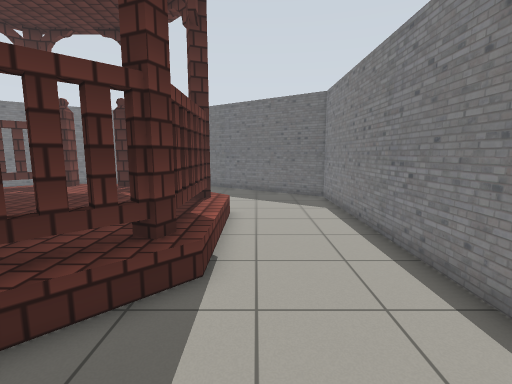
View 1 (above)

19 first-person views from a walk through a world built for the Gazebo simulator. The camera is 1.2 m above the floor, tilts 8° down and sees 85° across. The floor is counted in squares, 0.5 m on a side. Each view is taken from the middle of a square. On the plan, view 1 faces up. The plan holds only what a view shows up to about 18 squares ahead; the rest is blank. Some surface patterns are stand-ins.

View 2
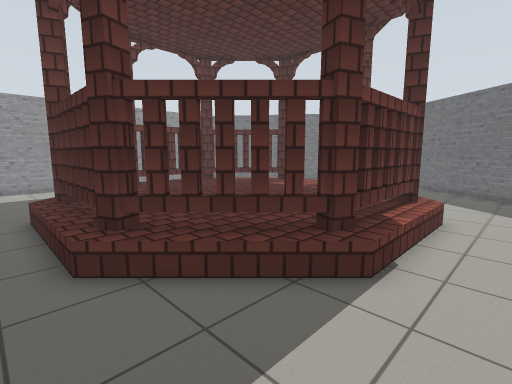

View 3
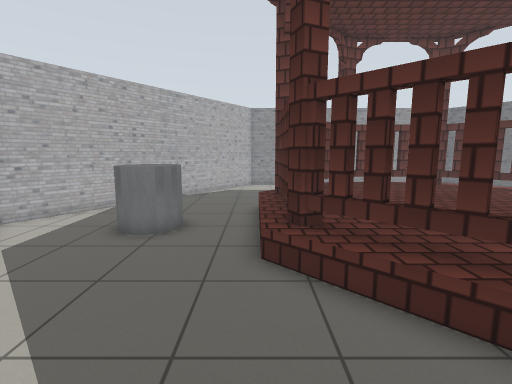

View 4
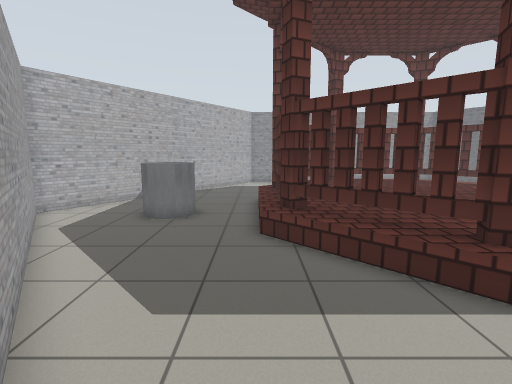

View 5
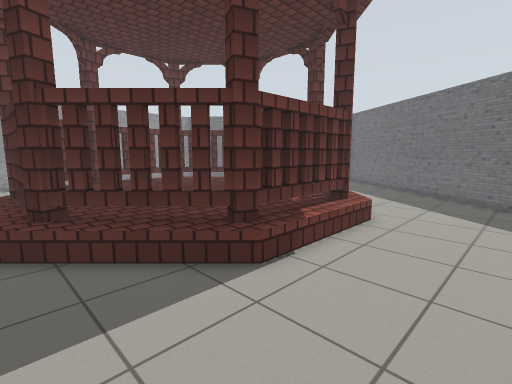

View 6
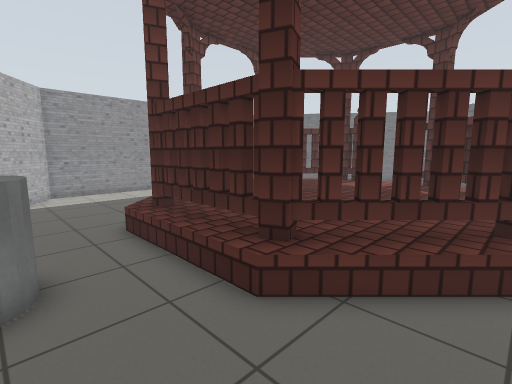

View 7
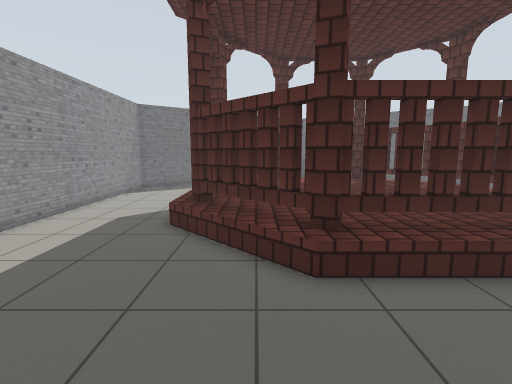

View 8
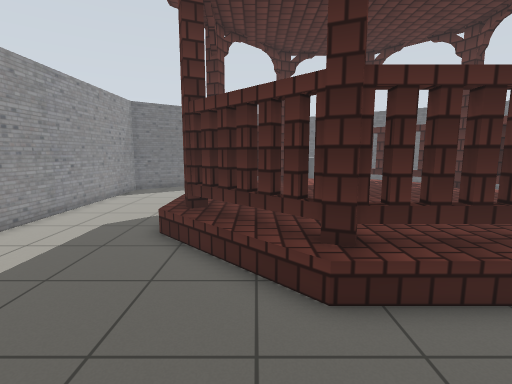

View 9
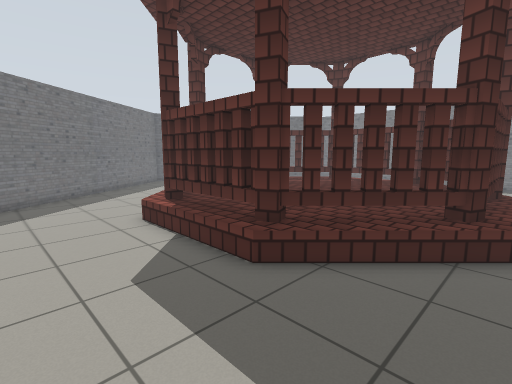

View 10
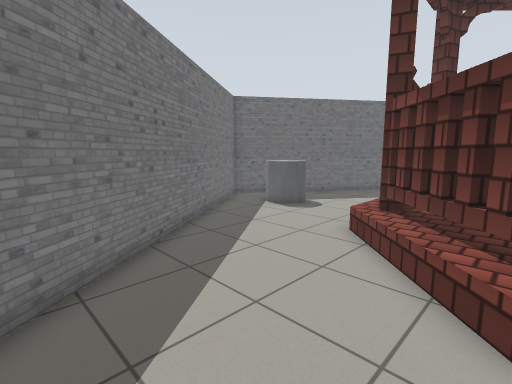

View 11
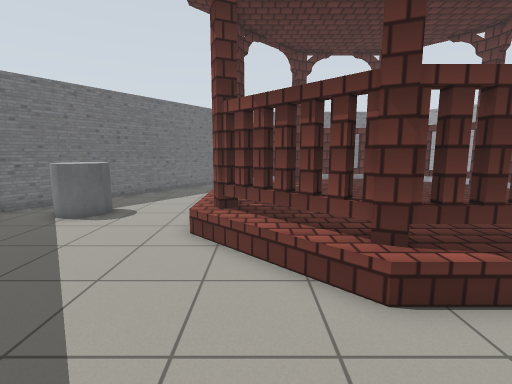

View 12
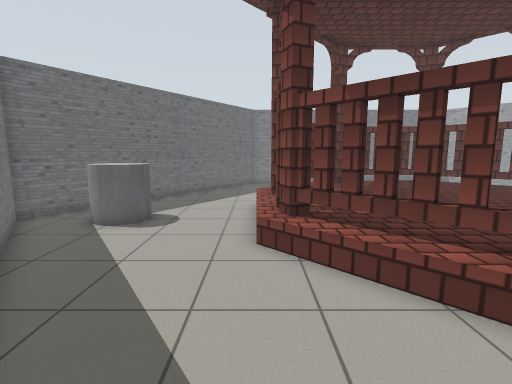

View 13
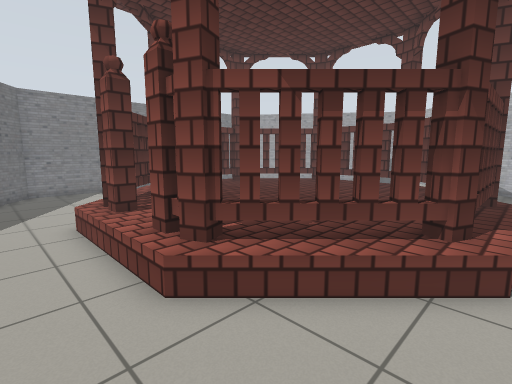

View 14
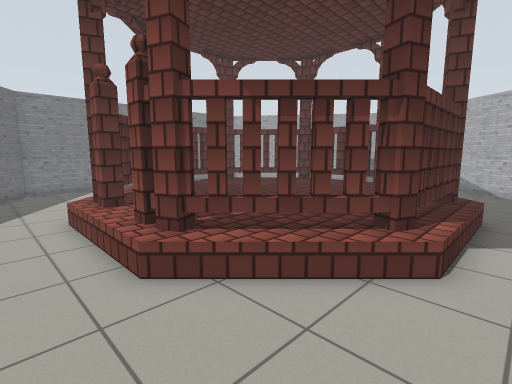

View 15
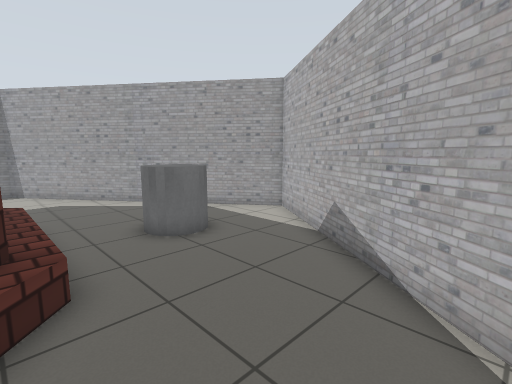

View 16
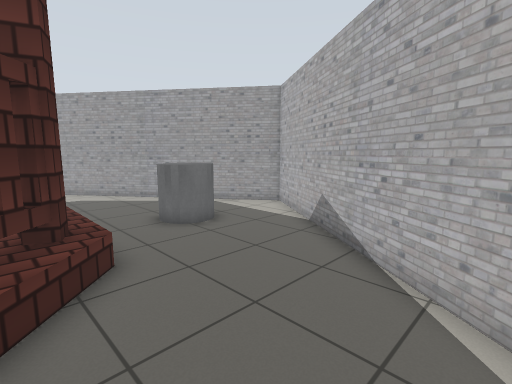

View 17
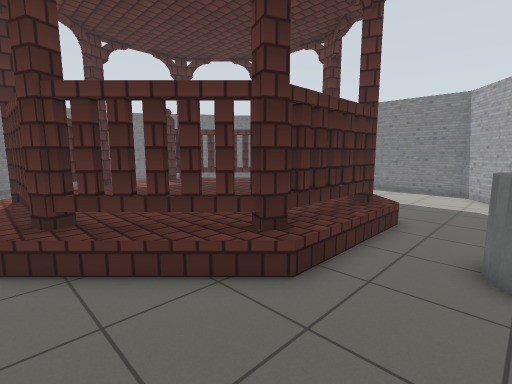

View 18
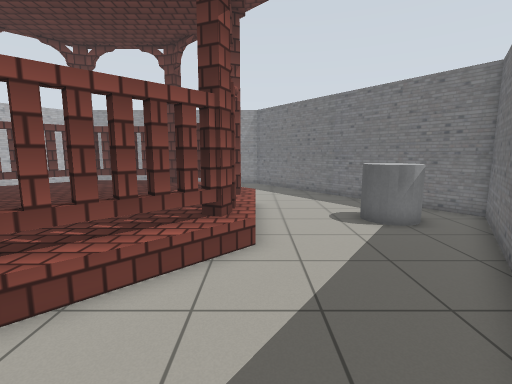

View 19
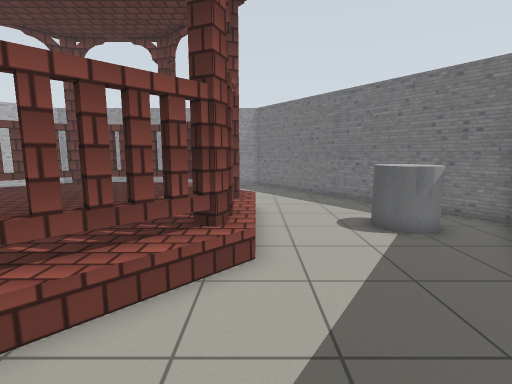

### Floor plan
Key: @ floor where view 1 was taken; # wall or solid block; . floor; P pavilion; C grey cylinder.
Columns run from 20 left of view 1 to 4 right of it. Each row starts with its distance up from view 1.
 23           #####
 22          ##...##
 21        ###..C..##
 20       ##...CCC..###
 19      ##....CCC....##
 18    ###.............###
 17   ##.................##
 16 ###...................###
 15 #........PPPPPPP........#
 14 #.......PPPPPPPPP.......#
 13 #......PPPPPPPPPPP......#
 12 #.....PPPPPPPPPPPPP.....#
 11 #....PPPPPPPPPPPPPPP....#
 10 #....PPPPPPPPPPPPPPP....#
  9 #....PPPPPPPPPPPPPPP....#
  8 #....PPPPPPPPPPPPPPP....#
  7 #....PPPPPPPPPPPPPPP....#
  6 #....PPPPPPPPPPPPPPP....#
  5 #....PPPPPPPPPPPPPPP....#
  4 #.....PPPPPPPPPPPPP.....#
  3 #......PPPPPPPPPPP......#
  2 #.......PPPPPPPPP.......#
  1 #........PPPPPPP........#
  0 ##..................@.###
 -1  ###........C........##
 -2    ##......CCC......##
 -3     ###....CCC....###
 -4       ##.........##
 -5        ###.....###
 -6          ##...##
 -7           ##.##
 -8            ###

Positions as (right, up) in squares from view 1, and headings:
1: (0, 0), facing up
2: (1, 0), facing up-left
3: (1, 1), facing left
4: (3, 1), facing left
5: (3, 1), facing up-left
6: (-2, -2), facing up-left
7: (-12, -4), facing up
8: (-12, -3), facing up
9: (-19, 1), facing up-right
10: (-19, 11), facing up-right
11: (-19, 13), facing right
12: (-18, 15), facing right
13: (-15, 17), facing down-right
14: (-16, 17), facing down-right
15: (-16, 2), facing down-right
16: (-17, 3), facing down-right
17: (-15, -2), facing up-right
18: (2, 15), facing left
19: (1, 15), facing left
